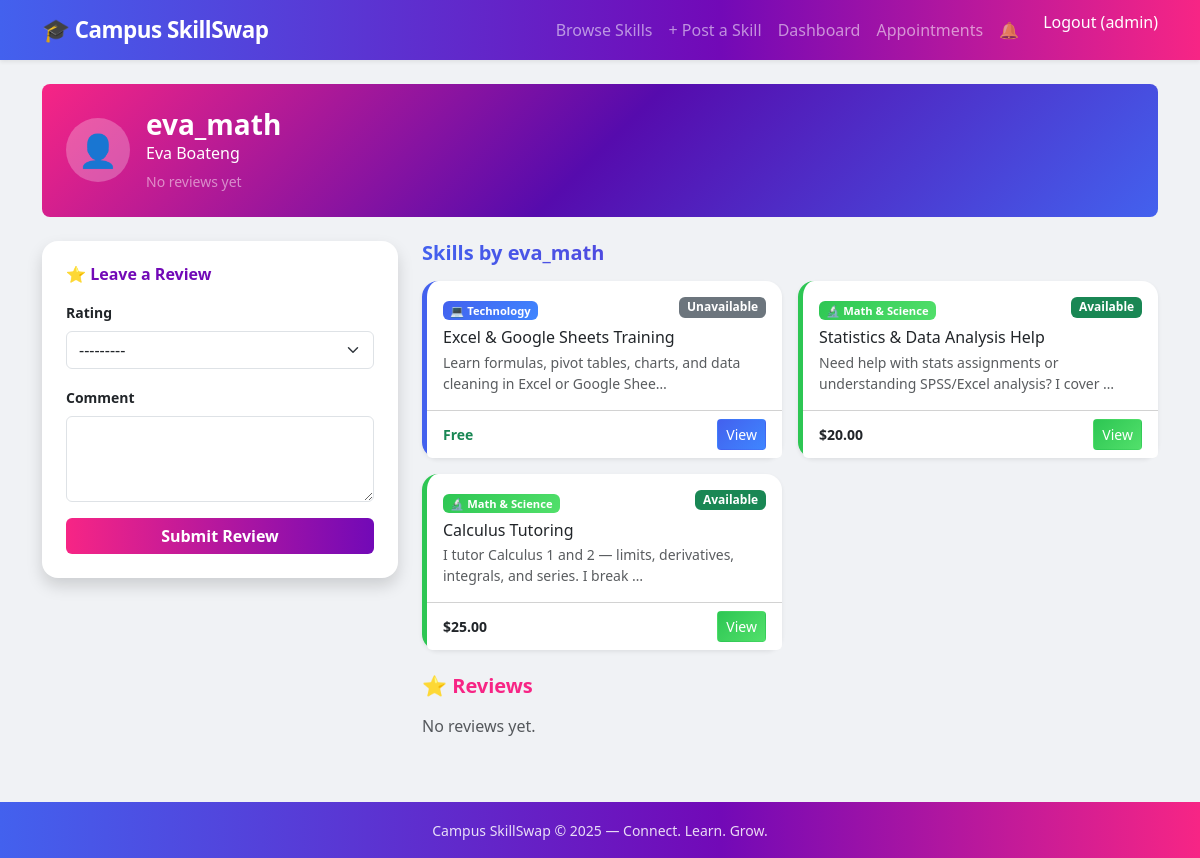
The app's page /user/eva_math/ (signed in) with its own data.
### MainApp/models.py (models this page shows, shortened)
class Skill(models.Model):
    CATEGORY_CHOICES = [
        ('tech', 'Technology'),
        ('design', 'Design'),
        ('writing', 'Writing & Tutoring'),
        ('music', 'Music'),
        ('language', 'Language'),
        ('math', 'Math & Science'),
        ('other', 'Other'),
    ]
    CONTACT_CHOICES = [
        ('email', 'Email'),
        ('whatsapp', 'WhatsApp'),
        ('instagram', 'Instagram'),
        ('in_person', 'In Person'),
    ]
    STATUS_CHOICES = [
        ('available', 'Available'),
        ('busy', 'Busy'),
        ('unavailable', 'Unavailable'),
    ]
    owner = models.ForeignKey(User, on_delete=models.CASCADE, related_name='skills')
    title = models.CharField(max_length=200)
    description = models.TextField()
    category = models.CharField(max_length=50, choices=CATEGORY_CHOICES)
    price = models.DecimalField(max_digits=8, decimal_places=2, null=True, blank=True)
    is_free = models.BooleanField(default=False)
    contact_preference = models.CharField(max_length=20, choices=CONTACT_CHOICES)
    availability_status = models.CharField(max_length=20, choices=STATUS_CHOICES, default='available')
    created_at = models.DateTimeField(auto_now_add=True)
    class Meta:
        ordering = ['-created_at']  # Newest posts appear first everywhere

### MainApp/views.py (the view)
# urls.py: path('user/<str:username>/', views.user_profile, name='user-profile'),
@login_required
def user_profile(request, username):
    profile_user = get_object_or_404(User, username=username)
    skills = Skill.objects.filter(owner=profile_user)
    reviews = Review.objects.filter(reviewee=profile_user).select_related('reviewer')
    avg_rating = reviews.aggregate(avg=Avg('rating'))['avg']
    already_reviewed = Review.objects.filter(reviewer=request.user, reviewee=profile_user).exists()
    is_own_profile = request.user == profile_user
    if request.method == 'POST' and not is_own_profile and not already_reviewed:
        form = ReviewForm(request.POST)
        if form.is_valid():
            review = form.save(commit=False)
            review.reviewer = request.user
            review.reviewee = profile_user
            review.save()
            messages.success(request, f'Your review for {profile_user.username} has been posted!')
            return redirect('user-profile', username=username)
    else:
        form = ReviewForm()
    return render(request, 'mainapp/user_profile.html', {
        'profile_user': profile_user,
        'skills': skills,
        'reviews': reviews,
        'avg_rating': avg_rating,
        'form': form,
        'already_reviewed': already_reviewed,
        'is_own_profile': is_own_profile,
    })

### MainApp/forms.py
class ReviewForm(forms.ModelForm):
    class Meta:
        model = Review
        fields = ['rating', 'comment']
        widgets = {
            'rating': forms.Select(attrs={'class': 'form-select'}),
            'comment': forms.Textarea(attrs={'rows': 3, 'class': 'form-control'}),
        }

### MainApp/context_processors.py (called while the page is built)
def unread_notifications(request):
    if request.user.is_authenticated:
        count = Notification.objects.filter(recipient=request.user, is_read=False).count()
        return {'unread_notification_count': count}
    return {'unread_notification_count': 0}

### MainApp/templates/mainapp/user_profile.html (shortened to what this page needs)
{% extends 'mainapp/base.html' %}
{% block content %}
<div class="rounded-3 p-4 mb-4 text-white" style="background:linear-gradient(135deg,#f72585,#560bad,#4361ee);">
    <div class="d-flex align-items-center gap-3">
        <div class="rounded-circle bg-white bg-opacity-25 d-flex align-items-center justify-content-center"
             style="width:64px;height:64px;font-size:2rem;">&#128100;</div>
        <div>
            <h3 class="fw-bold mb-0">{{ profile_user.username }}</h3>
            {% if profile_user.get_full_name %}
                <p class="text-white-75 mb-0">{{ profile_user.get_full_name }}</p>
            {% endif %}
            <div class="mt-1">
                {% if avg_rating %}
                    <span class="text-warning">
                        {% for i in "12345" %}{% if forloop.counter <= avg_rating %}&#9733;{% else %}&#9734;{% endif %}{% endfor %}
                    </span>
                    <span class="text-white-75 small ms-1">{{ avg_rating|floatformat:1 }}/5 &bull; {{ reviews.count }} review{{ reviews.count|pluralize }}</span>
                {% else %}
                    <span class="text-white-50 small">No reviews yet</span>
                {% endif %}
            </div>
        </div>
    </div>
</div>
<div class="row g-4">
    <div class="col-md-4">
        {% if not is_own_profile %}
            <div class="card shadow">
                <div class="card-body p-4">
                    <h6 class="fw-bold mb-3" style="color:#7209b7;">&#11088; Leave a Review</h6>
                    {% if already_reviewed %}
                        <p class="text-muted small mb-0">You have already reviewed this user.</p>
                    {% else %}
                        <form method="post">
                            <div class="mb-3">
                                <label class="form-label small fw-semibold">Rating</label>
                                {{ form.rating }}
                            </div>
                            <div class="mb-3">
                                <label class="form-label small fw-semibold">Comment</label>
                                {{ form.comment }}
                            </div>
                            <div class="d-grid">
                                <button type="submit" class="btn fw-semibold text-white"
                                        style="background:linear-gradient(90deg,#f72585,#7209b7);border:none;">
                                    Submit Review
                                </button>
                            </div>
                        </form>
                    {% endif %}
                </div>
            </div>
        {% endif %}
    </div>
    <div class="col-md-8">
        <h5 class="fw-bold mb-3 page-heading">Skills by {{ profile_user.username }}</h5>
        {% if skills %}
            <div class="row row-cols-1 row-cols-md-2 g-3 mb-4">
                {% for skill in skills %}
                    <div class="col">
                        <div class="card h-100 shadow-sm skill-card-{{ skill.category }}">
                            <div class="card-body">
                                <span class="badge float-end
                                    {% if skill.availability_status == 'available' %}bg-success
                                    {% elif skill.availability_status == 'busy' %}bg-warning text-dark
                                    {% else %}bg-secondary{% endif %}">
                                    {{ skill.get_availability_status_display }}
                                </span>
                                <span class="badge cat-{{ skill.category }} mb-1" style="font-size:0.7rem;">
                                    {% if skill.category == 'tech' %}&#128187;
                                    {% elif skill.category == 'design' %}&#127912;
                                    {% elif skill.category == 'writing' %}&#9997;
                                    {% elif skill.category == 'music' %}&#127925;
                                    {% elif skill.category == 'language' %}&#127760;
                                    {% elif skill.category == 'math' %}&#128300;
                                    {% elif skill.category == 'other' %}&#127381;
                                    {% endif %}
                                    {{ skill.get_category_display }}
                                </span>
                                <h6 class="card-title mt-1 mb-1">{{ skill.title }}</h6>
                                <p class="card-text small text-muted">{{ skill.description|truncatechars:80 }}</p>
                            </div>
                            <div class="card-footer bg-white d-flex justify-content-between align-items-center">
                                <span class="{% if skill.is_free %}text-success{% else %}text-dark{% endif %} fw-bold small">
                                    {% if skill.is_free %}Free{% else %}${{ skill.price }}{% endif %}
                                </span>
                                <a href="{% url 'skill-detail' skill.pk %}" class="btn btn-sm text-white cat-{{ skill.category }}">View</a>
                            </div>
                        </div>
                    </div>
                {% endfor %}
            </div>
        {% else %}
            <p class="text-muted mb-4">No skills posted yet.</p>
        {% endif %}
        <h5 class="fw-bold mb-3" style="color:#f72585;">&#11088; Reviews</h5>
        {% if reviews %}
            {% for review in reviews %}
                <div class="card shadow-sm mb-3">
                    <div class="card-body">
                        <div class="d-flex justify-content-between align-items-center mb-1">
                            <a href="{% url 'user-profile' review.reviewer.username %}" class="fw-semibold text-decoration-none">
                                {{ review.reviewer.username }}
                            </a>
                            <span class="text-warning">
                                {% for i in "12345" %}{% if forloop.counter <= review.rating %}&#9733;{% else %}&#9734;{% endif %}{% endfor %}
                                <span class="text-muted small ms-1">{{ review.rating }}/5</span>
                            </span>
                        </div>
                        <p class="mb-1">{{ review.comment }}</p>
                        <small class="text-muted">{{ review.created_at|date:"N j, Y" }}</small>
                    </div>
                </div>
            {% endfor %}
        {% else %}
            <p class="text-muted">No reviews yet.</p>
        {% endif %}
    </div>
</div>
{% endblock %}

### MainApp/templates/mainapp/base.html (shortened to what this page needs)
<!DOCTYPE html>
<html lang="en">
<head>
    <link href="https://cdn.jsdelivr.net/npm/bootstrap@5.3.0/dist/css/bootstrap.min.css" rel="stylesheet">
</head>
<body>
<nav class="navbar navbar-expand-lg navbar-dark shadow-sm">
    <div class="container">
        <a class="navbar-brand fw-bold" href="{% url 'landing' %}">&#127891; Campus SkillSwap</a>
        <div class="collapse navbar-collapse" id="navbarNav">
            <ul class="navbar-nav ms-auto">
                <li class="nav-item">
                    <a class="nav-link" href="{% url 'skill-list' %}">Browse Skills</a>
                </li>
                {% if user.is_authenticated %}
                    <li class="nav-item">
                        <a class="nav-link" href="{% url 'skill-create' %}">+ Post a Skill</a>
                    </li>
                    <li class="nav-item">
                        <a class="nav-link" href="{% url 'dashboard' %}">Dashboard</a>
                    </li>
                    <li class="nav-item">
                        <a class="nav-link" href="{% url 'appointments' %}">Appointments</a>
                    </li>
                    <li class="nav-item">
                        <a class="nav-link position-relative" href="{% url 'notifications' %}">
                            &#128276;
                        </a>
                    </li>
                    <li class="nav-item">
                        <form method="post" action="{% url 'logout' %}" class="d-inline m-0">
                            <button type="submit" class="nav-link btn btn-link text-white p-0 ms-3">
                                Logout ({{ user.username }})
                            </button>
                        </form>
                    </li>
                {% endif %}
            </ul>
        </div>
    </div>
</nav>
<main class="container my-4">
    {% block content %}{% endblock %}
</main>
<footer class="text-center py-3 mt-5">
    <small>Campus SkillSwap &copy; 2025 — Connect. Learn. Grow.</small>
</footer>
</body>
</html>

### MainApp/templates/mainapp/base.html (style rules this page uses)
:root { --color-tech: #4361ee; --color-design: #f72585; --color-writing: #7209b7; --color-music: #560bad; --color-language: #0096c7; --color-math: #2dc653; --color-other: #f77f00; }
body { background-color: #f0f2f5; }
.navbar { background: linear-gradient(90deg, #4361ee 0%, #7209b7 60%, #f72585 100%) !important; box-shadow: 0 2px 12px rgba(67,97,238,0.3); }
.navbar-brand { font-size: 1.4rem; letter-spacing: -0.5px; }
.nav-link { font-weight: 500; }
.card { border: none; border-radius: 1rem; }
.cat-tech { background: linear-gradient(135deg, #4361ee, #3f86ff); color:#fff; }
.cat-math { background: linear-gradient(135deg, #2dc653, #52e06b); color:#fff; }
.skill-card-tech { border-left: 5px solid var(--color-tech) !important; }
.skill-card-math { border-left: 5px solid var(--color-math) !important; }
.page-heading { background: linear-gradient(90deg, #4361ee, #7209b7); -webkit-background-clip: text; -webkit-text-fill-color: transparent; background-clip: text; }
footer { background: linear-gradient(90deg, #4361ee 0%, #7209b7 60%, #f72585 100%); color: rgba(255,255,255,0.85); border-top: none !important; }

### records on screen
Skill: availability_status "Unavailable", category "Technology", title "Excel & Google Sheets Training", description "Learn formulas, pivot tables, charts, and data cleaning in Excel or Google Shee…", is_free "Free"
Skill: availability_status "Available", category "Math & Science", title "Statistics & Data Analysis Help", description "Need help with stats assignments or understanding SPSS/Excel analysis? I cover …", price "20.00"
Skill: availability_status "Available", category "Math & Science", title "Calculus Tutoring", description "I tutor Calculus 1 and 2 — limits, derivatives, integrals, and series. I break …", price "25.00"

### other values on screen
{{ user.username }} "admin"
{{ profile_user.username }} "eva_math"
{{ profile_user.get_full_name }} "Eva Boateng"
